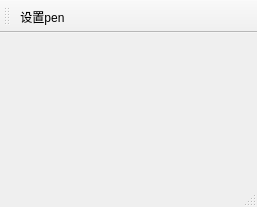
<?xml version="1.0" encoding="UTF-8"?>
<ui version="4.0">
 <class>MainWindow</class>
 <widget class="QMainWindow" name="MainWindow">
  <property name="geometry">
   <rect>
    <x>0</x>
    <y>0</y>
    <width>257</width>
    <height>207</height>
   </rect>
  </property>
  <property name="windowTitle">
   <string>MainWindow</string>
  </property>
  <widget class="QWidget" name="centralwidget"/>
  <widget class="QStatusBar" name="statusbar"/>
  <widget class="QToolBar" name="toolBar">
   <property name="windowTitle">
    <string>toolBar</string>
   </property>
   <attribute name="toolBarArea">
    <enum>TopToolBarArea</enum>
   </attribute>
   <attribute name="toolBarBreak">
    <bool>false</bool>
   </attribute>
   <addaction name="action_Pen"/>
  </widget>
  <action name="action_Pen">
   <property name="text">
    <string>设置pen</string>
   </property>
   <property name="menuRole">
    <enum>QAction::NoRole</enum>
   </property>
  </action>
 </widget>
 <resources/>
 <connections/>
</ui>
